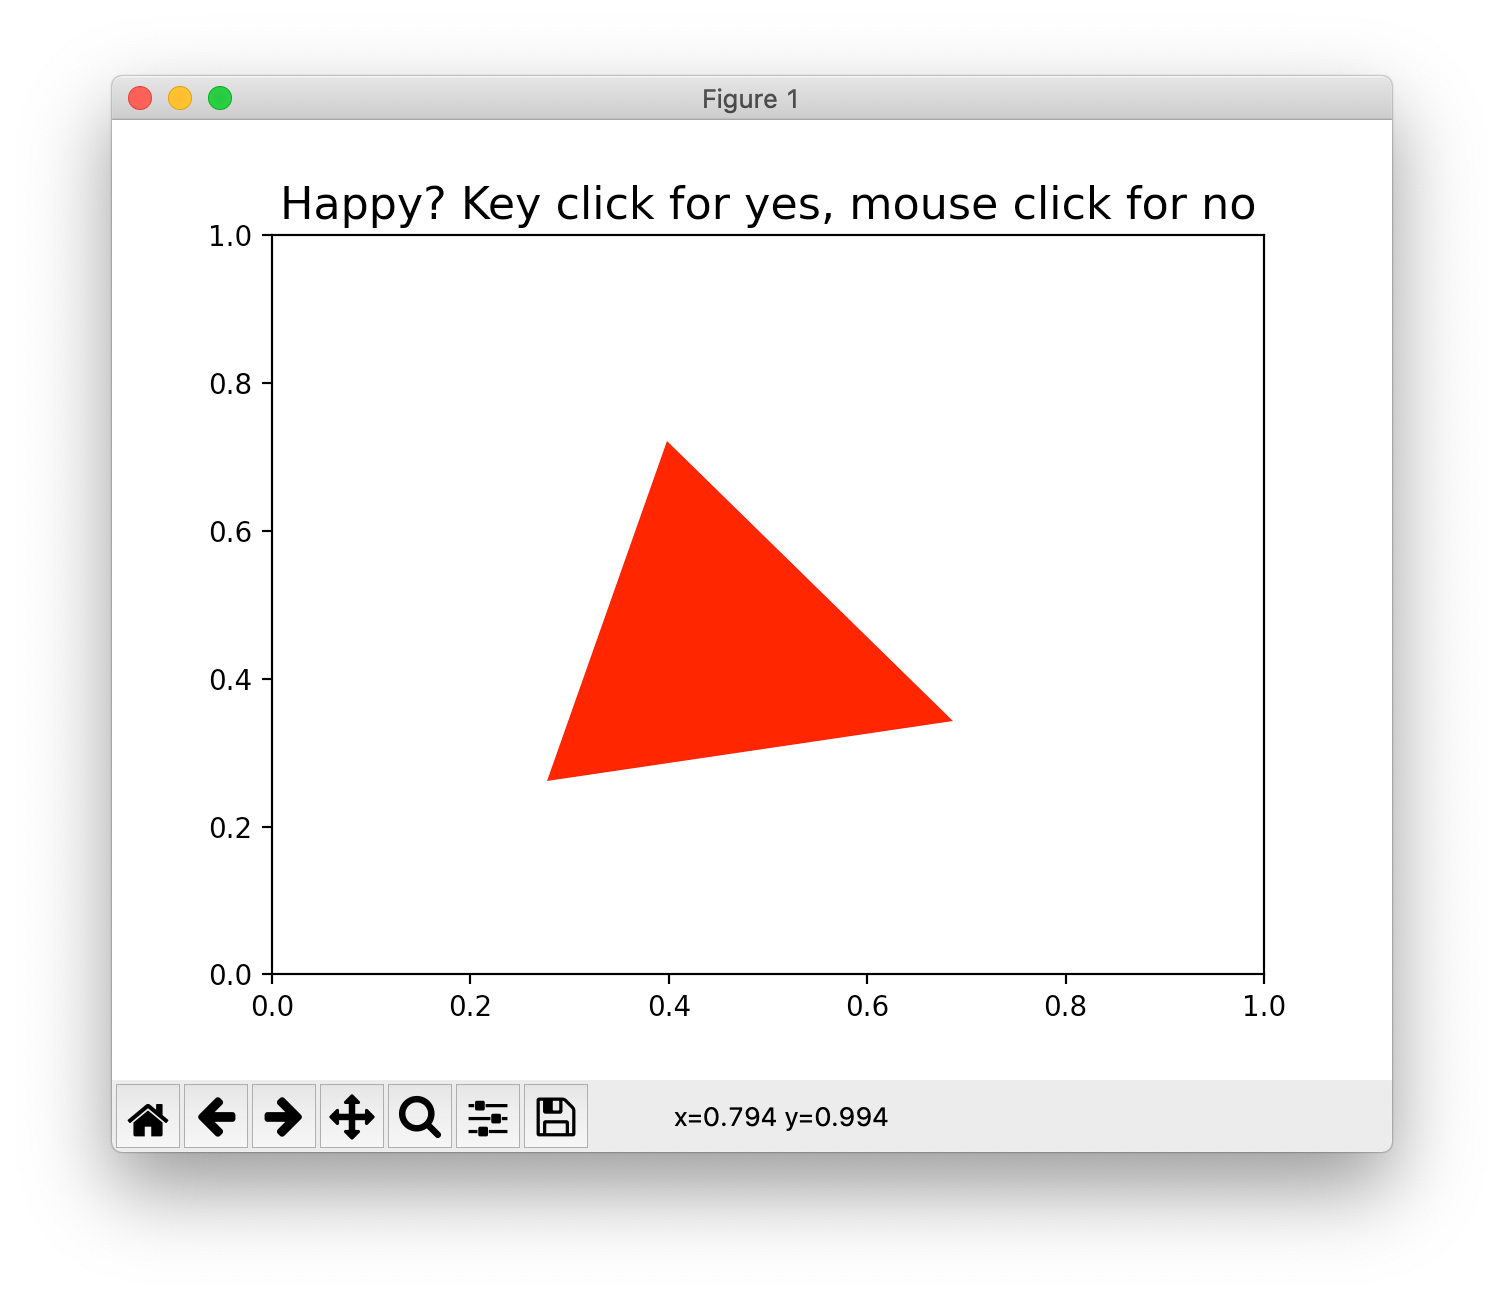

The Python source for this figure:
import time

import numpy as np
import matplotlib.pyplot as plt


def tellme(s):
    print(s)
    plt.title(s, fontsize=16)
    plt.draw()


plt.clf()
plt.setp(plt.gca(), autoscale_on=False)

tellme("You will define a triangle, click to begin")

plt.waitforbuttonpress()

while True:
    pts = []
    while len(pts) < 3:
        tellme("Select 3 corners with mouse")
        # ginput is a blocking call to allow user to click n times on the figure
        # https://matplotlib.org/stable/api/_as_gen/matplotlib.pyplot.ginput.html
        pts = np.asarray(plt.ginput(3, timeout=-1))
        if len(pts) < 3:
            tellme("Too few points, starting over")
            time.sleep(1)  # Wait a second

    ph = plt.fill(pts[:, 0], pts[:, 1], "r", lw=2)

    tellme("Happy? Key click for yes, mouse click for no")

    if plt.waitforbuttonpress():
        break

    # Get rid of fill
    for p in ph:
        p.remove()
